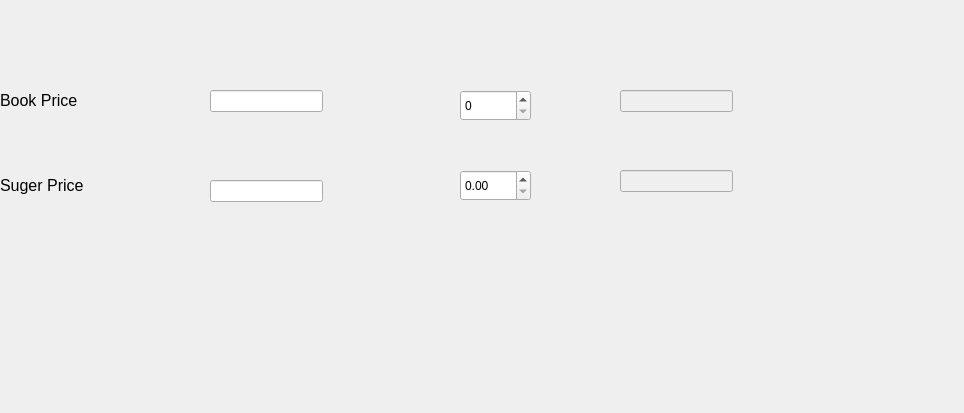
<?xml version="1.0" encoding="UTF-8"?>
<ui version="4.0">
 <class>Dialog</class>
 <widget class="QDialog" name="Dialog">
  <property name="geometry">
   <rect>
    <x>0</x>
    <y>0</y>
    <width>964</width>
    <height>413</height>
   </rect>
  </property>
  <property name="windowTitle">
   <string>Dialog</string>
  </property>
  <widget class="QLabel" name="label">
   <property name="geometry">
    <rect>
     <x>0</x>
     <y>80</y>
     <width>181</width>
     <height>41</height>
    </rect>
   </property>
   <property name="font">
    <font>
     <pointsize>12</pointsize>
    </font>
   </property>
   <property name="text">
    <string>Book Price</string>
   </property>
  </widget>
  <widget class="QLabel" name="label_2">
   <property name="geometry">
    <rect>
     <x>0</x>
     <y>170</y>
     <width>201</width>
     <height>31</height>
    </rect>
   </property>
   <property name="font">
    <font>
     <pointsize>12</pointsize>
    </font>
   </property>
   <property name="text">
    <string>Suger Price</string>
   </property>
  </widget>
  <widget class="QLabel" name="labelTotalAmount">
   <property name="geometry">
    <rect>
     <x>540</x>
     <y>250</y>
     <width>401</width>
     <height>91</height>
    </rect>
   </property>
   <property name="font">
    <font>
     <pointsize>12</pointsize>
    </font>
   </property>
   <property name="text">
    <string/>
   </property>
  </widget>
  <widget class="QLineEdit" name="lineEditBookPrice">
   <property name="geometry">
    <rect>
     <x>210</x>
     <y>90</y>
     <width>113</width>
     <height>22</height>
    </rect>
   </property>
  </widget>
  <widget class="QLineEdit" name="lineEditSugarPrice">
   <property name="geometry">
    <rect>
     <x>210</x>
     <y>180</y>
     <width>113</width>
     <height>22</height>
    </rect>
   </property>
  </widget>
  <widget class="QSpinBox" name="spinBoxBookQty">
   <property name="geometry">
    <rect>
     <x>460</x>
     <y>90</y>
     <width>71</width>
     <height>31</height>
    </rect>
   </property>
  </widget>
  <widget class="QLineEdit" name="lineEditBookAmount">
   <property name="enabled">
    <bool>false</bool>
   </property>
   <property name="geometry">
    <rect>
     <x>620</x>
     <y>90</y>
     <width>113</width>
     <height>22</height>
    </rect>
   </property>
  </widget>
  <widget class="QLineEdit" name="lineEditSugarAmount">
   <property name="enabled">
    <bool>false</bool>
   </property>
   <property name="geometry">
    <rect>
     <x>620</x>
     <y>170</y>
     <width>113</width>
     <height>22</height>
    </rect>
   </property>
  </widget>
  <widget class="QDoubleSpinBox" name="doubleSpinBoxSugarWeight">
   <property name="geometry">
    <rect>
     <x>460</x>
     <y>170</y>
     <width>71</width>
     <height>31</height>
    </rect>
   </property>
  </widget>
 </widget>
 <resources/>
 <connections/>
</ui>
